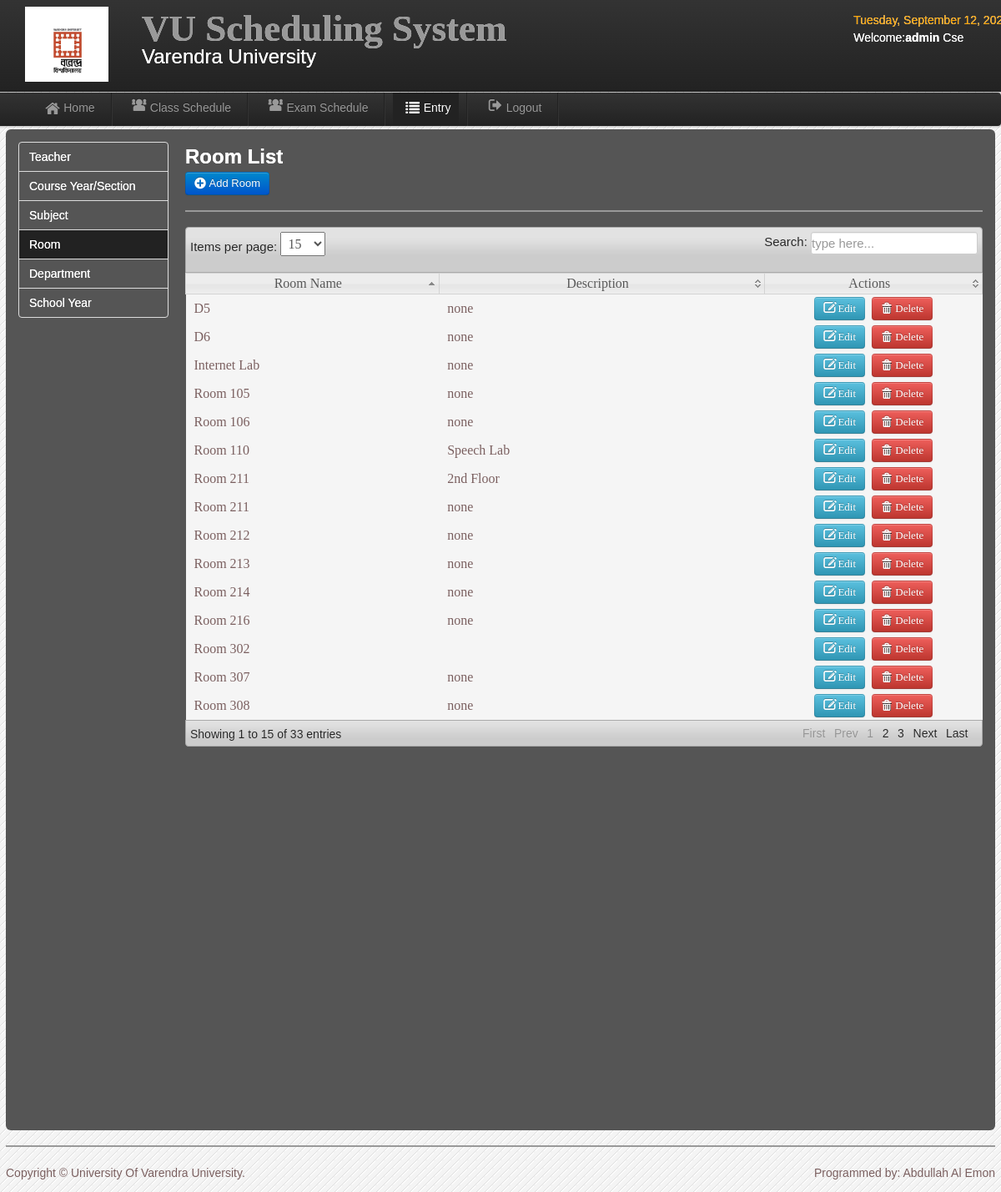
The page /admin/CIT_room.php (signed in) on the database its author committed.
### tables this page shows
CREATE TABLE `users` (
  `User_id` int(11) NOT NULL,
  `UserName` varchar(20) NOT NULL,
  `Password` varchar(20) NOT NULL,
  `User_Type` varchar(20) NOT NULL,
  `FirstName` varchar(30) NOT NULL,
  `LastName` varchar(30) NOT NULL,
  `College` varchar(20) NOT NULL
);

CREATE TABLE `room` (
  `room_id` int(11) NOT NULL,
  `room_name` varchar(20) NOT NULL,
  `description` varchar(50) NOT NULL
);

### admin/session.php (called while the page is built, shortened)
<?php
        $id_session=$_SESSION['id'];
?>

### admin/CIT_room.php (the view, shortened to what this page needs)
<?php include('session.php'); include('header.php'); include('dbcon.php'); ?>
<body>
<?php include('nav-top1.php'); ?>
  <div class="navbar navbar-fixed-top1">
    <div class="navbar-inner">
    <div class="container">
	<div class="marg">
    <ul class="nav">
  <li>
    <a href="user_home.php"><i class="icon-home icon-large"></i>Home</a>
  </li>
   <li class="divider-vertical"></li>
  <li><a href="user_schedule.php"><i class="icon-group icon-large"></i>Class Schedule</a></li>
   <li class="divider-vertical"></li>
    <li><a href="CIT_exam_schedule.php"><i class="icon-group icon-large"></i>Exam Schedule</a></li>
   <li class="divider-vertical"></li>
  <li class="active"><a href="CIT_record.php"><i class="icon-list icon-large"></i>Entry</a></li>
   <li class="divider-vertical"></li>
  <li><a id="logout" data-toggle="modal" href="#myModal"><i class="icon-signout icon-large"></i>Logout</a></li>
   <li class="divider-vertical"></li>
</ul>
    </div>
    </div>
    </div>
    </div>
<div class="wrapper">
<div id="element" class="hero-body">
<div class="left-nav">
<ul class="nav nav-tabs nav-stacked">
  <li><a href="CIT_record.php"><font color="white">Teacher</font></a></li>
  <li><a href="CIT_course.php"><font color="white">Course Year/Section</font></a></li>
  <li><a href="CIT_subject.php"><font color="white">Subject</font></a></li>
  <li  class="active"><a href="CIT_room.php"><font color="white">Room</font></a></li>
  <li><a href="CIT_department.php"><font color="white">Department</font></a></li>
  <li><a href="CIT_shool_year.php"><font color="white">School Year</font></a></li>
</ul>
</div>
<div class="right-nav-content">
<h2><font color="white">Room List</font></h2>
	<a class="btn btn-primary"  href="CIT_add_room.php">  <i class="icon-plus-sign icon-large"></i>&nbsp;Add Room</a>
	<hr>
	<table class="users-table">
<div class="demo_jui">
		<table cellpadding="0" cellspacing="0" border="0" class="display" id="log" class="jtable">
			<thead>
				<tr>
				<th>Room Name</th>
				<th>Description</th>
				<th>Actions</th>
				</tr>
			</thead>
			<tbody>
<?php $result=mysqli_query($conn,"select * from room")or die(mysqli_error());
while($row=mysqli_fetch_array($result)){ $id=$row['room_id'];
?>
<tr class="del<?php echo $id ?>">
	<td><?php echo $row['room_name']; ?></td>
	<td><?php echo $row['description']; ?></td>
	<td align="center" width="240">
	<a class="btn btn-info" href="CIT_edit_room.php<?php echo '?id='.$id; ?>"><i class="icon-edit icon-large"></i>&nbsp;Edit</a>&nbsp;
	<a class="btn btn-danger1"  id="<?php echo $id; ?>">  <i class="icon-trash icon-large"></i>&nbsp;Delete</a>
</td>
<?php } ?>
	</tr>
			</tbody>
		</table>
</div>
	</div>
<?php include('footer.php');?>
</div>
</body>

### admin/header.php (shortened to what this page needs)
<html>
<head><title>VU Scheduling System</title>
<link href="css/bootstrap.css" rel="stylesheet" type="text/css" media="screen">
<link href="css/font-awesome.css" rel="stylesheet" type="text/css" media="screen">
<link href="css/style.css" rel="stylesheet" type="text/css" media="screen">
<link href="css/notify/jquery_notification.css" type="text/css" rel="stylesheet" media="screen, projection"/>
<link rel="stylesheet" type="text/css" href="css/jTPS.css">
</head>

### admin/nav-top1.php
	<div class="navbar navbar-fixed-top">
	<div class="navbar-inner">
	<div class="container">
		<a class="branded">
		<img src="img/vu.jpg" width="100" height="90">
 	</a>
	<a class="brand">
	 <h1>VU Scheduling System</h1>
	 <div class="chmsc_nav"><font size="5" style="Bookman Old Style" color="white">Varendra University</font></div>
 	</a>
<div class="time_top">
<font color="orange">
  <?php
 $Today=date('y:m:d');
$new=date('l, F d, Y',strtotime($Today));
echo $new; ?>
</font>
<?php
$logout_query=mysqli_query($conn,"select * from users where User_id=$id_session");
$row=mysqli_fetch_array($logout_query);
$type=$row['User_Type'];
?>
<p><font color="white">Welcome:<b><?php echo $type;?></b>
<?php echo $row['College'] ?></p></font>
</div>
	</div>
	</div>
	</div>

### admin/footer.php
<hr>
    <footer>
      <p>Copyright &copy; University Of Varendra University.</p>
<div class="pull-right_foot">
Programmed by: Abdullah Al Emon
</div>
    </footer>

### admin/css/style.css (style rules this page uses)
* { margin:0; padding:0; }
body { font-family:"Trebuchet MS", "Myriad Pro", Arial, sans-serif; font-size:14px; background:#f4f4f4 url(../img/bg.gif) repeat top left; color:rgb(121, 94, 94); text-shadow:0px 0px 0px #fff;; }
h1 { font-size:45px; }
a { color:#777; }
p { padding:5px 0px; }
.wrapper { width:1186px; margin:10px auto; min-height:550px; }

### admin/css/datatable/demo_table_jui.css (style rules this page uses)
table.display thead th { cursor: pointer; padding: 3px 0 3px 10px; }
table.display { border-collapse: collapse; clear: both; margin: 0 auto; width: 100%; }
table.display td { padding: 3px 10px; }
tr.odd { background-color: #F5F5F5; }
tr.even { background-color: #F5F5F5; }
tr.odd td.sorting_1 { background-color: F5F5F5; }
tr.even td.sorting_1 { background-color: F5F5F5; }

### rows shown on the page
users: User_Type "admin", College "Cse"
room: room_name "Room 110", description "Speech Lab"
room: room_name "Room 211", description "2nd Floor"
room: room_name "Internet Lab", description "none"
room: room_name "Room 307", description "none"
room: room_name "Room 308", description "none"
room: room_name "Room 214", description "none"
room: room_name "Room 106", description "none"
room: room_name "Room 216", description "none"
room: room_name "D5", description "none"
room: room_name "Room 213", description "none"
room: room_name "Room 105", description "none"
room: room_name "Room 212", description "none"
room: room_name "Room 211", description "none"
room: room_name "D6", description "none"
room: room_name "Room 302"
